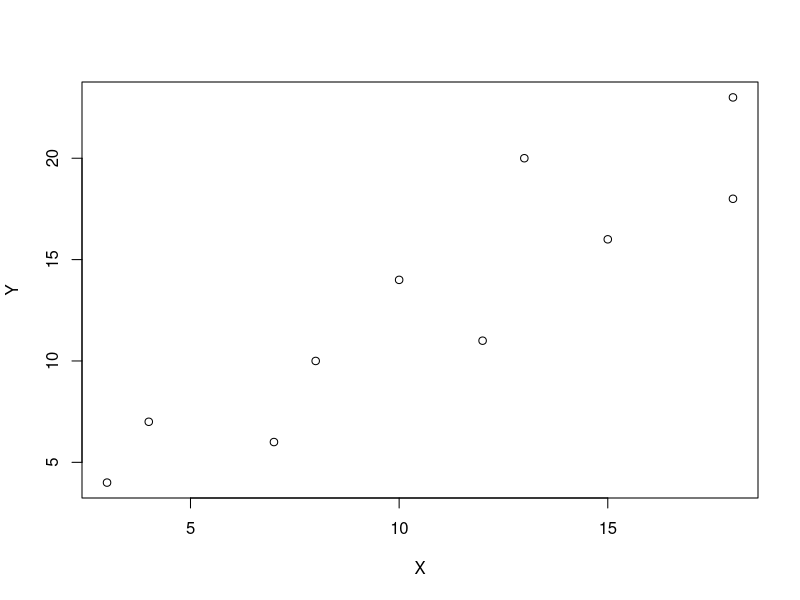

Generate this figure with R:
# Chap9 과제

### 6.
X=c(18,13,18,15,10,12,8,4,7,3)
Y=c(23,20,18,16,14,11,10,7,6,4)
plot(X,Y)


### 7.
X=c(10,5.5,9,9,8,12.6,3,11,6.5,6.5,6,6.6,2.7,6,5.4,6,3.3)
Y=c(600,625,560,585,590,500,700,570,540,785,765,611,600,625,650,635,522)
## 1) 결정계수 추정
data=data.frame(X,Y)
reg=lm(Y~X,data)
summary(reg)
## 2) F-검정
df=length(X)-2 # 15
# 결정규칙
df(0.975,df1=1,df2=df) # 0.2410155
# 검정통계량
anova(reg) # F-value=2.5265
# 검정통계량=2.52>결정규칙=0.24이므로 기각역 포함
# 따라서, 영가설 기각 = 선형성 존재
## 3) t-검정
# 결정규칙
qt(0.975,df) # 2.109816
# 검정통계량
beta_hat=-10.603 # 추정량
var_beta=6.671 # 추정치의 표준오차
t=beta_hat/var_beta; t # -1.589417
# 검정통계량=-1.589417>결정규칙=-2.109816이므로 기각역 포함되지 않음
# 따라서, 영가설 채택 = 선형성 존재하지 않음
## 4)
beta_hat=-10.603 # 추정량
var_beta=6.671 # 추정치의 표준오차
# 하한값
beta_hat-qt(0.975,df)*var_beta # -24.8219
# 상한값
beta_hat+qt(0.975,df)*var_beta # 3.6159
# confint 함수
confint(reg)


### 8.
st=c(28,46,39,25,34,29,38,23,42,27,35,39,38,32,25)
height=c(146,169,160,156,161,168,154,153,160,152,155,154,157,162,142)
weight=c(34,57,48,38,47,50,54,40,62,39,46,54,57,53,32)
leng=c(22,36,24,22,27,29,26,23,31,24,23,27,31,25,23)
stu2=data.frame(st,height,weight,leng)
# 1) 악력
st_reg=lm(leng~st,stu2)
summary(st_reg)
# 2) 신장
he_reg=lm(leng~height,stu2)
summary(he_reg)
# 3) 체중
we_reg=lm(leng~weight,stu2)
summary(we_reg)


### 9.
enum=c(30,35,40,45,50,55,60,70,75,80,65)
eprice=c(1.15,1.1,0.98,1.01,0.97,0.9,0.89,0.85,0.78,0.7,0.8)
e=data.frame(enum,eprice)
## 1) 결정계수 추정
e_reg=lm(eprice~enum,e)
summary(e_reg)
## 2) 분산분석표 및 F통계량 검정
df=length(enum)-2; df
# 결정규칙
df(0.975,df1=1,df2=df) # 0.2349722
# F-통계량
anova(e_reg) # 152.42
## 3) p-value
# anova(e_reg) 결과, p-value=6.043e-07 ***
## 4) 결과 해석
# 검정통계량=152.42>결정규칙=0.23이므로 기각역 포함
# 따라서, 영가설 기각 = 선형성 존재 
## 5) 신뢰구간
# confint 함수
confint(e_reg)


### 10.
eat=c(180,200,230,410,600,550,275,580,105,250,460,650)
Ag=c(90,120,125,290,310,290,170,375,70,105,205,480)
mean(Ag)
fish=data.frame(eat,Ag)
## 1)
fi_reg=lm(Ag~eat,fish); fi_reg
summary(fi_reg)
## 2)
## F-검정
df=length(eat)-2; df # 10
# 결정규칙
df(0.975,df1=1,df2=df) # 0.2362345
# 검정통계량
anova(fi_reg) # F-value=75.531 
# 검정통계량=75.531>결정규칙=0.24이므로 기각역 포함
# 따라서, 영가설 기각 = 선형성 존재
## t-검정
# 결정규칙
qt(0.975,df) # 2.228139
# 검정통계량
beta_hat=0.64 # 추정량
var_beta=0.07373 # 추정치의 표준오차
t=beta_hat/var_beta; t # 8.68032
# 검정통계량=8.68>결정규칙=2.23이므로 기각역 포함
# 따라서, 영가설 기각 = 선형성 존재
